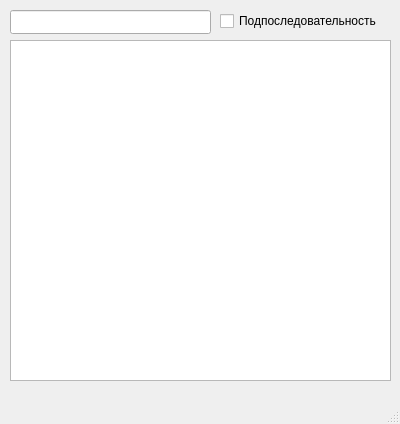
<?xml version="1.0" encoding="UTF-8"?>
<ui version="4.0">
 <class>MainWindow</class>
 <widget class="QMainWindow" name="MainWindow">
  <property name="geometry">
   <rect>
    <x>0</x>
    <y>0</y>
    <width>400</width>
    <height>424</height>
   </rect>
  </property>
  <property name="windowTitle">
   <string>MainWindow</string>
  </property>
  <widget class="QWidget" name="centralwidget">
   <widget class="QCheckBox" name="checkBox">
    <property name="geometry">
     <rect>
      <x>220</x>
      <y>10</y>
      <width>181</width>
      <height>22</height>
     </rect>
    </property>
    <property name="text">
     <string>Подпоследовательность</string>
    </property>
   </widget>
   <widget class="QLineEdit" name="lineEdit">
    <property name="geometry">
     <rect>
      <x>10</x>
      <y>10</y>
      <width>201</width>
      <height>24</height>
     </rect>
    </property>
   </widget>
   <widget class="QPlainTextEdit" name="textEdit">
    <property name="geometry">
     <rect>
      <x>10</x>
      <y>40</y>
      <width>381</width>
      <height>341</height>
     </rect>
    </property>
    <property name="readOnly">
     <bool>true</bool>
    </property>
   </widget>
  </widget>
  <widget class="QMenuBar" name="menubar">
   <property name="geometry">
    <rect>
     <x>0</x>
     <y>0</y>
     <width>400</width>
     <height>21</height>
    </rect>
   </property>
  </widget>
  <widget class="QStatusBar" name="statusbar"/>
 </widget>
 <resources/>
 <connections/>
</ui>
